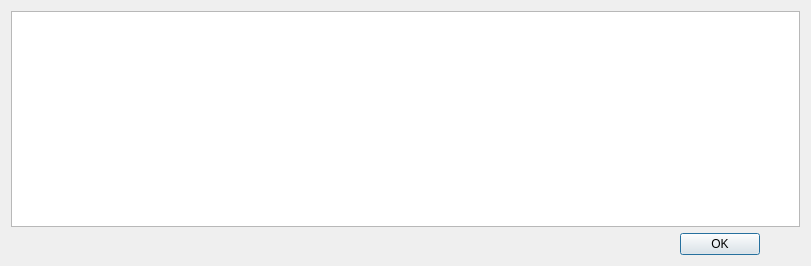
<?xml version="1.0" encoding="UTF-8"?>
<ui version="4.0">
 <class>Dialog</class>
 <widget class="QDialog" name="Dialog">
  <property name="geometry">
   <rect>
    <x>0</x>
    <y>0</y>
    <width>811</width>
    <height>266</height>
   </rect>
  </property>
  <property name="windowTitle">
   <string>Error </string>
  </property>
  <layout class="QVBoxLayout" name="verticalLayout_2">
   <item>
    <layout class="QVBoxLayout" name="verticalLayout">
     <item>
      <widget class="QPlainTextEdit" name="plainTextEdi_missing_fields"/>
     </item>
     <item>
      <layout class="QHBoxLayout" name="horizontalLayout">
       <item>
        <spacer name="horizontalSpacer">
         <property name="orientation">
          <enum>Qt::Horizontal</enum>
         </property>
         <property name="sizeHint" stdset="0">
          <size>
           <width>40</width>
           <height>20</height>
          </size>
         </property>
        </spacer>
       </item>
       <item>
        <widget class="QPushButton" name="pushButton">
         <property name="text">
          <string>OK</string>
         </property>
        </widget>
       </item>
       <item>
        <spacer name="horizontalSpacer_2">
         <property name="orientation">
          <enum>Qt::Horizontal</enum>
         </property>
         <property name="sizeType">
          <enum>QSizePolicy::Preferred</enum>
         </property>
         <property name="sizeHint" stdset="0">
          <size>
           <width>40</width>
           <height>20</height>
          </size>
         </property>
        </spacer>
       </item>
      </layout>
     </item>
    </layout>
   </item>
  </layout>
 </widget>
 <resources/>
 <connections/>
</ui>
